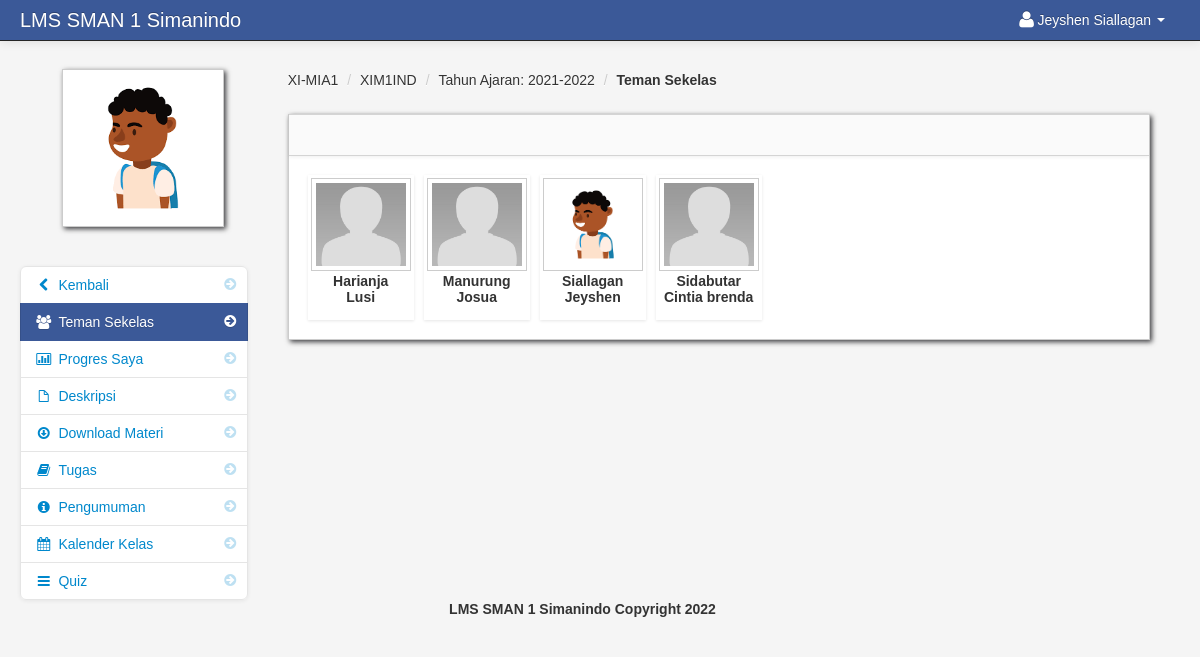
The page /my_classmates.php?id=193 (signed in) on the database its author committed.
### tables this page shows
CREATE TABLE `student` (
  `student_id` int(11) NOT NULL,
  `firstname` varchar(100) NOT NULL,
  `lastname` varchar(100) NOT NULL,
  `class_id` int(11) NOT NULL,
  `username` varchar(100) NOT NULL,
  `password` varchar(100) NOT NULL,
  `location` varchar(100) NOT NULL,
  `status` varchar(100) NOT NULL
);

CREATE TABLE `class` (
  `class_id` int(11) NOT NULL,
  `class_name` varchar(100) NOT NULL
);

CREATE TABLE `subject` (
  `subject_id` int(11) NOT NULL,
  `subject_code` varchar(100) NOT NULL,
  `subject_title` varchar(100) NOT NULL,
  `category` varchar(100) NOT NULL,
  `description` longtext NOT NULL,
  `unit` int(11) NOT NULL,
  `Pre_req` varchar(100) NOT NULL,
  `semester` varchar(100) NOT NULL
);

CREATE TABLE `teacher_class` (
  `teacher_class_id` int(11) NOT NULL,
  `teacher_id` int(11) NOT NULL,
  `class_id` int(11) NOT NULL,
  `subject_id` int(11) NOT NULL,
  `thumbnails` varchar(100) NOT NULL,
  `school_year` varchar(100) NOT NULL
);

CREATE TABLE `teacher_class_student` (
  `teacher_class_student_id` int(11) NOT NULL,
  `teacher_class_id` int(11) NOT NULL,
  `student_id` int(11) NOT NULL,
  `teacher_id` int(11) NOT NULL
);

### session.php (called while the page is built, shortened)
<?php
$session_id=$_SESSION['id'];
?>

### my_classmates.php (the view, shortened to what this page needs)
<?php include('header_dashboard.php'); ?>
<?php include('session.php'); ?>
<?php $get_id = $_GET['id']; ?>
    <body>
		<?php include('navbar_student.php'); ?>
        <div class="container-fluid">
            <div class="row-fluid">
				<?php include('my_classmates_link.php'); ?>
                <div class="span9" id="content">
                     <div class="row-fluid">
					<?php $query = mysqli_query($conn,"select * from teacher_class_student
					LEFT JOIN teacher_class ON teacher_class.teacher_class_id = teacher_class_student.teacher_class_id
					JOIN class ON class.class_id = teacher_class.class_id
					JOIN subject ON subject.subject_id = teacher_class.subject_id
					where student_id = '$session_id'
					")or die(mysqli_error());
					$row = mysqli_fetch_array($query);
					?>
					     <ul class="breadcrumb">
							<li><a href="#"><?php echo $row['class_name']; ?></a> <span class="divider">/</span></li>
							<li><a href="#"><?php echo $row['subject_code']; ?></a> <span class="divider">/</span></li>
							<li><a href="#">Tahun Ajaran: <?php echo $row['school_year']; ?></a> <span class="divider">/</span></li>
							<li><a href="#"><b>Teman Sekelas</b></a></li>
						</ul>
                        <div id="block_bg" class="block">
                            <div class="navbar navbar-inner block-header">
                            </div>
                            <div class="block-content collapse in">
                                <div class="span12">
									<ul	 id="da-thumbs" class="da-thumbs">
										    <?php
														$my_student = mysqli_query($conn,"SELECT *
														FROM teacher_class_student
														LEFT JOIN student ON student.student_id = teacher_class_student.student_id
														INNER JOIN class ON class.class_id = student.class_id where teacher_class_id = '$get_id' order by lastname ")or die(mysqli_error());
														while($row = mysqli_fetch_array($my_student)){
														$id = $row['teacher_class_student_id'];
														?>
											<li id="del<?php echo $id; ?>">
												<a  class="classmate_cursor" href="#">
														<img id="student_avatar_class" src ="admin/<?php echo $row['location'] ?>" width="124" height="140" class="img-polaroid">
												</a>
												<p class="class"><?php echo $row['lastname'];?></p>
												<p class="subject"><?php echo $row['firstname']; ?></p>
											</li>
									<?php } ?>
									</ul>
                                </div>
                            </div>
                        </div>
                    </div>
                </div>
            </div>
		<?php include('footer.php'); ?>
        </div>
		<?php include('script.php'); ?>
    </body>
</html>

### navbar_student.php (shortened to what this page needs)
<div class="navbar navbar-fixed-top navbar-inverse">
        <div class="navbar-inner">
            <div class="container-fluid">
                <a class="brand" href="#">LMS SMAN 1 Simanindo</a>
					<div class="nav-collapse collapse">
						<ul class="nav pull-right">
							<?php $query= mysqli_query($conn,"select * from student where student_id = '$session_id'")or die(mysqli_error());
									$row = mysqli_fetch_array($query);
							?>
							<li class="dropdown">
								<a href="#" role="button" class="dropdown-toggle" data-toggle="dropdown"> <i class="icon-user icon-large"></i><?php echo $row['firstname']." ".$row['lastname'];  ?> <i class="caret"></i></a>
							</li>
						</ul>
					</div>
            </div>
        </div>
</div>

### my_classmates_link.php (shortened to what this page needs)
<div class="span3" id="sidebar">
	<img id="avatar" src="admin/<?php echo $row['location']; ?>" class="img-polaroid">
		<ul class="nav nav-list bs-docs-sidenav nav-collapse collapse">
				<li class=""><a href="dashboard_student.php"><i class="icon-chevron-right"></i><i class="icon-chevron-left"></i>&nbsp;Kembali</a></li>
				<li class="active"><a href="my_classmates.php<?php echo '?id='.$get_id; ?>"><i class="icon-chevron-right"></i><i class="icon-group"></i>&nbsp;Teman Sekelas</a></li>
				<li class=""><a href="progress.php<?php echo '?id='.$get_id; ?>"><i class="icon-chevron-right"></i><i class="icon-bar-chart"></i>&nbsp;Progres Saya</a></li>
				<li class=""><a href="subject_overview_student.php<?php echo '?id='.$get_id; ?>"><i class="icon-chevron-right"></i><i class="icon-file"></i>&nbsp;Deskripsi</a></li>
				<li class=""><a href="downloadable_student.php<?php echo '?id='.$get_id; ?>"><i class="icon-chevron-right"></i><i class="icon-download"></i>&nbsp;Download Materi</a></li>
				<li class=""><a href="assignment_student.php<?php echo '?id='.$get_id; ?>"><i class="icon-chevron-right"></i><i class="icon-book"></i>&nbsp;Tugas</a></li>
				<li class=""><a href="announcements_student.php<?php echo '?id='.$get_id; ?>"><i class="icon-chevron-right"></i><i class="icon-info-sign"></i>&nbsp;Pengumuman</a></li>
				<li class=""><a href="class_calendar_student.php<?php echo '?id='.$get_id; ?>"><i class="icon-chevron-right"></i><i class="icon-calendar"></i>&nbsp;Kalender Kelas</a></li>
				<li class=""><a href="student_quiz_list.php<?php echo '?id='.$get_id; ?>"><i class="icon-chevron-right"></i><i class="icon-reorder"></i>&nbsp;Quiz</a></li>
		</ul>
</div>

### admin/assets/styles.css (style rules this page uses)
body { padding-top: 60px; padding-bottom: 40px; background-color: #f5f5f5; }
#content { margin-left:0px; }
.breadcrumb { margin: 0 0 0px; padding: 10px 0px; background-color: transparent; }
.block { background: url("../images/pixel-60fff.png") repeat scroll 0 0 rgba(0, 0, 0, 0) !important; border: 1px solid #ccc; background: white; margin: 1em 0em; border-top: none; -webkit-box-shadow: 2px 2px 5px rgba(0, 0, 6, 0.75); -moz-box-shadow: 2px 2px 5px rgba(0, 0, 6, 0.75); box-shadow: 2px 2px 5px rgba(0, 0, 6, 0.75); }
.block-content { margin: 1em; min-height: .25em; }
.block-header { margin-bottom: 0px; border-right: none; border-left: none; -webkit-border-radius: 0px; -moz-border-radius: 0px; border-radius: 0px; }
.bs-docs-sidenav { max-width: 228px; margin: 30px 0 0; padding: 0; background-color: #fff; -webkit-border-radius: 6px; -moz-border-radius: 6px; border-radius: 6px; -webkit-box-shadow: 0 1px 4px rgba(0,0,0,.065); -moz-box-shadow: 0 1px 4px rgba(0,0,0,.065); box-shadow: 0 1px 4px rgba(0,0,0,.065); }
.bs-docs-sidenav > li > a { display: block; width: 190px \9; margin: 0 0 -1px; padding: 8px 14px; border: 1px solid #e5e5e5; }
.bs-docs-sidenav > li:first-child > a { -webkit-border-radius: 6px 6px 0 0; -moz-border-radius: 6px 6px 0 0; border-radius: 6px 6px 0 0; }
.bs-docs-sidenav > li:last-child > a { -webkit-border-radius: 0 0 6px 6px; -moz-border-radius: 0 0 6px 6px; border-radius: 0 0 6px 6px; }
.bs-docs-sidenav > .active > a { position: relative; z-index: 2; padding: 9px 15px; border: 0; text-shadow: 0 1px 0 rgba(0,0,0,.15); -webkit-box-shadow: inset 1px 0 0 rgba(0,0,0,.1), inset -1px 0 0 rgba(0,0,0,.1); -moz-box-shadow: inset 1px 0 0 rgba(0,0,0,.1), inset -1px 0 0 rgba(0,0,0,.1); box-shadow: inset 1px 0 0 rgba(0,0,0,.1), inset -1px 0 0 rgba(0,0,0,.1); }
.bs-docs-sidenav .icon-chevron-right { float: right; margin-top: 2px; margin-right: -6px; opacity: .25; }
.bs-docs-sidenav .active .icon-chevron-right, .bs-docs-sidenav .active a:hover .icon-chevron-right { opacity: 1; }

### admin/assets/style.css (style rules this page uses)
.da-thumbs { float: left; list-style: none outside none; margin: 0; padding: 0; position: relative; }
.da-thumbs li { float: left; margin: 5px; padding: 3px; position: relative; box-shadow: 0 1px 3px rgba(0,0,0,0.1); }
.da-thumbs li a, .da-thumbs li a img { display: block; position: relative; }
.da-thumbs li a { overflow: hidden; }
.class { font-family: helvetica !important; font-weight: bold; text-align: center; }
.subject { font-family: helvetica !important; font-weight: bold; text-align: center; margin-top: -14px; }

### rows shown on the page
student: firstname "Jeyshen", lastname "Siallagan", location (picture)
class: class_name "XI-MIA1"
subject: subject_code "XIM1IND"
teacher_class: school_year "2021-2022"
teacher_class_student: student.location (placeholder picture), student.lastname "Harianja", student.firstname "Lusi"
teacher_class_student: student.location (placeholder picture), student.lastname "Manurung", student.firstname "Josua"
teacher_class_student: student.location (picture), student.lastname "Siallagan", student.firstname "Jeyshen"
teacher_class_student: student.location (placeholder picture), student.lastname "Sidabutar", student.firstname "Cintia brenda"
